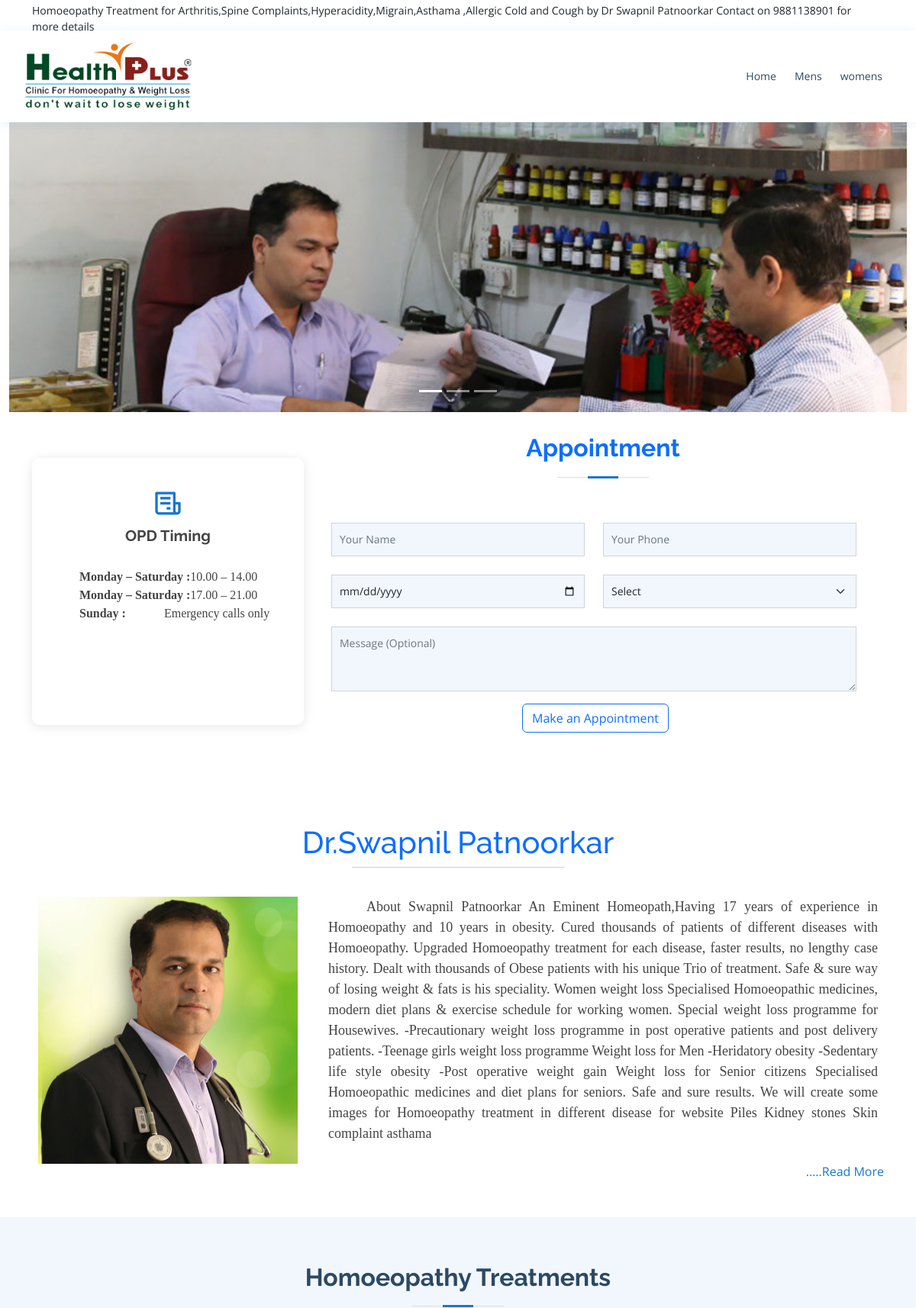
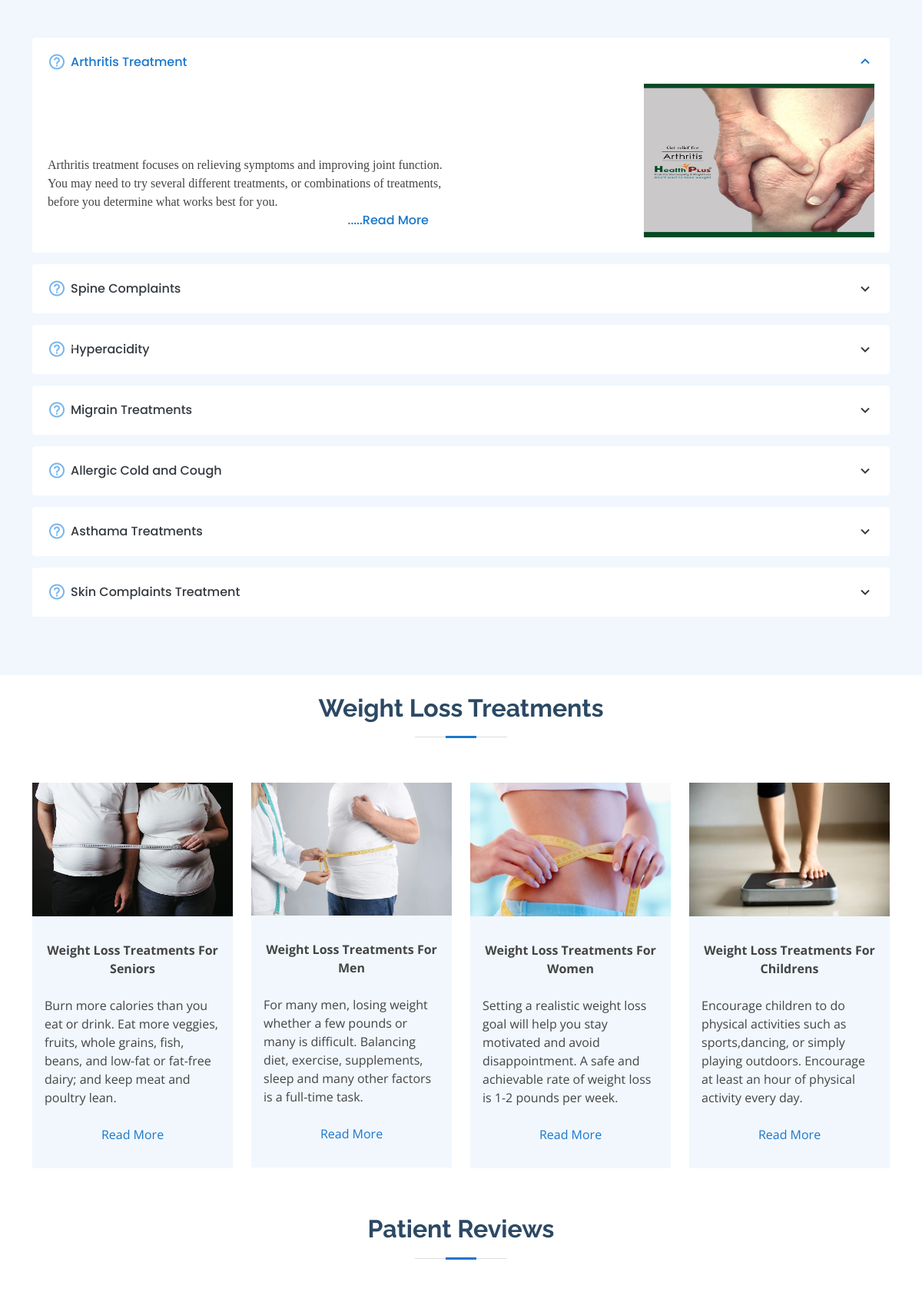
The page / (upper part) on the database its author committed (2 pictures, top to bottom).
### tables this page shows
CREATE TABLE `notification_list` (
  `notify_id` int(11) NOT NULL,
  `notify_text` varchar(200) NOT NULL,
  `fromdate` date NOT NULL,
  `todate` date NOT NULL
);

CREATE TABLE `menus` (
  `id` int(11) NOT NULL,
  `menu_name` varchar(100) NOT NULL,
  `menu_link` varchar(200) NOT NULL,
  `menu_level` int(11) NOT NULL,
  `has_parent` int(11) NOT NULL,
  `meta_tags` text NOT NULL,
  `meta_description` text NOT NULL,
  `child_menu_name` varchar(100) NOT NULL,
  `title` varchar(100) NOT NULL
);

CREATE TABLE `index_slider` (
  `id` int(11) NOT NULL,
  `type` text NOT NULL,
  `slider_caption` varchar(100) NOT NULL,
  `slider_date_from` date NOT NULL,
  `slider_date_to` date NOT NULL,
  `slider_image` varchar(100) NOT NULL,
  `compressed_image` varchar(255) NOT NULL,
  `date_added` timestamp NOT NULL DEFAULT current_timestamp()
);

### index.php (the view, shortened to what the rows shown need)
<?php
include("includes/header.php")?>
<main id="main">
  <head>
  </head>
<?php
$slider_sql = "SELECT * FROM `index_slider`";
$slider_data = mysqli_query($db, $slider_sql);
$slider_num = mysqli_num_rows($slider_data);
?>
<div style="margin-top:60px">
  <div class="container-fluid">
    <div class="row">
  <div id="carouselExampleCaptions" class="carousel slide" data-bs-ride="carousel">
    <div class="carousel-inner ">
    <?php
        for ($i = 0; $i < $slider_num; $i++) {
            $slider_row = mysqli_fetch_assoc($slider_data);
            extract($slider_row);
        ?>
      <div class="carousel-item active"style="margin-bottom:-15%;">
      <img  src="<?= $base_path ?>/slider_images/<?= $slider_image ?>" class="img-fluid"   alt="" >
        <div class="carousel-caption d-none d-md-block">
          <section id="hero" class="d-flex align-items-center">
          </section>
        </div>
      </div>
        <?php
        }
        ?>
      </div>
    </div>
  </div>
</div>
      </div>
    <section id="why-us" class="why-us" style="margin-top: -100px;">
      <div class="container overflow-hidden">
        <div class="row">
        <div class="col-lg-12">
            <div class="icon-boxes d-flex flex-column justify-content-center" >
              <div class="row">
                <div class="col-lg-8 mt-2 " style="margin-top: -65px; ">
  <section id="appointment" class="appointment">
  <div class="container">
    <div class="section-title">
      <h2 class="text-primary">Appointment</h2>
    </div>
  </div>
</section>
</div>
</div>
      </div>
    </div>
            </div>
          </div>
          </section>
    <div class="container overflow-hidden">
      <div class="section-title">
        <h1 class="text-primary text-center">Dr.Swapnil Patnoorkar</h1>
      </div>
    </div>
    <section id="faq" class="faq section-bg mt-5 overflow-hidden">
      <div class="container">
        <div class="section-title">
          <h2>Homoeopathy Treatments</h2>
        </div>
     </div>
    </section>
    <div class="container mt-4" style="position: relative;">
        <div class="section-title">
          <h2>Weight Loss Treatments</h2>
        </div>
    <section id="testimonials" class="testimonials overflow-hidden">
      <div class="container">
        <div class="section-title">
        <h2 class="text-center">Patient Reviews</h2>
        </div>
      </div>
      </section>
  </main>
<?php include("includes/footer.php")?>

### includes/header.php (shortened to what the rows shown need)
<?php include('admin/config.php'); ?>
<!DOCTYPE html>
<html lang="en">
<head>
<link rel="stylesheet" href="https://cdn.jsdelivr.net/npm/@fortawesome/fontawesome-free@6.2.1/css/fontawesome.min.css">
  <link href="assets/vendor/fontawesome-free/css/all.min.css" rel="stylesheet">
  <link href="assets/vendor/animate.css/animate.min.css" rel="stylesheet">
  <link href="assets/vendor/bootstrap/css/bootstrap.min.css" rel="stylesheet">
  <link href="assets/vendor/bootstrap-icons/bootstrap-icons.css" rel="stylesheet">
  <link href="assets/vendor/boxicons/css/boxicons.min.css" rel="stylesheet">
  <link href="assets/vendor/glightbox/css/glightbox.min.css" rel="stylesheet">
  <link href="assets/vendor/remixicon/remixicon.css" rel="stylesheet">
  <link href="assets/vendor/swiper/swiper-bundle.min.css" rel="stylesheet">
  <link href="assets/css/style.css" rel="stylesheet">
</head>
<body>
  <div id="topbar" class="d-flex align-items-center fixed-top ">
    <div class="container d-flex justify-content-between">
    <?php
			$sql = "SELECT * FROM `notification_list`";
			$data = mysqli_query($db,$sql);
			$num = mysqli_num_rows($data);
			if($num>0)
			{
				$row = mysqli_fetch_assoc($data);
				extract($row);
				?><marquee class="text-dark mt-2" behavior="scroll" scrollamount="7" direction="left"><?=$notify_text?></marquee></a> <?php
			}
		?>
      <div class="contact-info d-flex align-items-center p-2">
      </div>
    </div>
  </div>
  <header id="header" class="fixed-top">
    <div class="container d-flex align-items-center">
      <h1 class=" logo me-auto  d-inline-block" style="margin-left:-10px;"><a href="index.php"><img class="img-fluid" src="assets\logo.jpg.png" alt=""></a></h1>
      <nav id="navbar" class="navbar order-last order-lg-0">
      <?php
                                    $nav_sql = "SELECT * from menus where menu_level=1";
                                    $nav_data = mysqli_query($db,$nav_sql);
                                    $nav_num = mysqli_num_rows($nav_data);
                                    ?>
        <ul>
                                        <?php
                                        for ($i=0; $i < $nav_num; $i++) {
                                            $nav_row = mysqli_fetch_assoc($nav_data);
                                            extract($nav_row);
                                            $sub_nav_sql = "SELECT * from menus where menu_level=2 and has_parent=$id";
                                            $sub_nav_data = mysqli_query($db,$sub_nav_sql);
                                            $sub_nav_num = mysqli_num_rows($sub_nav_data);
                                            if ($sub_nav_num>0) {
                                                ?>
                                                 <li class="dropdown"><a href="#" class="nav-link scrollto"><?=$menu_name?></a>
                                                    <ul>
                                                         <?php
                                                            for ($j=0; $j < $sub_nav_num; $j++) {
                                                              $sub_nav_row = mysqli_fetch_assoc($sub_nav_data);
                                                            extract($sub_nav_row);
                                                            ?>
                                                        <li><a class="nav-link scrollto section-bg" href="<?=$base_path?><?=$menu_link?>"><?=$menu_name?></a></li>
                                                        <?php } ?>
                                                    </ul>
                                                </li>
                                                <?php
                                            }else {
                                                ?>
                                                <li><a class=" nav-link scrollto" href="<?=$base_path?><?=$menu_link?>"><?=$menu_name?></a></li>
                                                <?php
                                            }
                                            ?>
                                            <?php
                                        }
                                        ?>
                                    </ul>
      </nav>
    </div>
  </header>
</body>
</html>

### rows shown on the page
notification_list: notify_text "Homoeopathy Treatment for Arthritis,Spine Complaints,Hyperacidity,Migrain,Asthama ,Allergic Cold and Cough by Dr Swapnil Patnoorkar Contact on 9881138901 for more details"
menus: menu_name "Home"
menus: menu_name "Mens"
menus: menu_name "womens"
index_slider: slider_image (picture)
